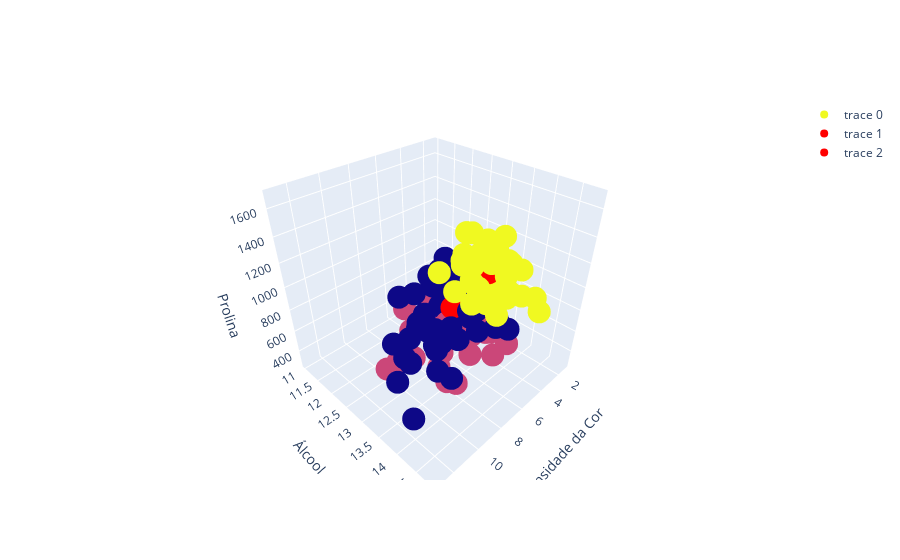

Notebook code cell kept with this figure:
### Code cell
fig.update_layout(scene = dict(
    xaxis_title = 'Intensidade da Cor',
    yaxis_title = 'Álcool',
    zaxis_title = 'Prolina'
))
fig.show()

### Figure 1 — Plotly figure (JSON) as saved in the notebook; plotly's stock layout.template omitted (floating-point values rounded to 4 significant figures; data arrays with more than 128 entries replaced by an {"elided": "..."} marker saying what was removed)
{"data": [{"marker": {"color": {"elided": "178 int values"}}, "mode": "markers", "text": {"elided": "178 int values"}, "type": "scatter3d", "x": {"elided": "178 float values"}, "y": {"elided": "178 float values"}, "z": {"elided": "178 float values"}}, {"marker": {"color": "red"}, "mode": "markers", "text": ["0", "1", "2"], "type": "scatter3d", "x": [5.65, 4.087, 5.703], "y": [12.93, 12.52, 13.8], "z": [728.3, 458.2, 1195.0]}, {"marker": {"color": "red"}, "mode": "markers", "text": ["0", "1", "2"], "type": "scatter3d", "x": [5.65, 4.087, 5.703], "y": [12.93, 12.52, 13.8], "z": [728.3, 458.2, 1195.0]}], "layout": {"scene": {"xaxis": {"title": {"text": "Intensidade da Cor"}}, "yaxis": {"title": {"text": "Álcool"}}, "zaxis": {"title": {"text": "Prolina"}}}}}
